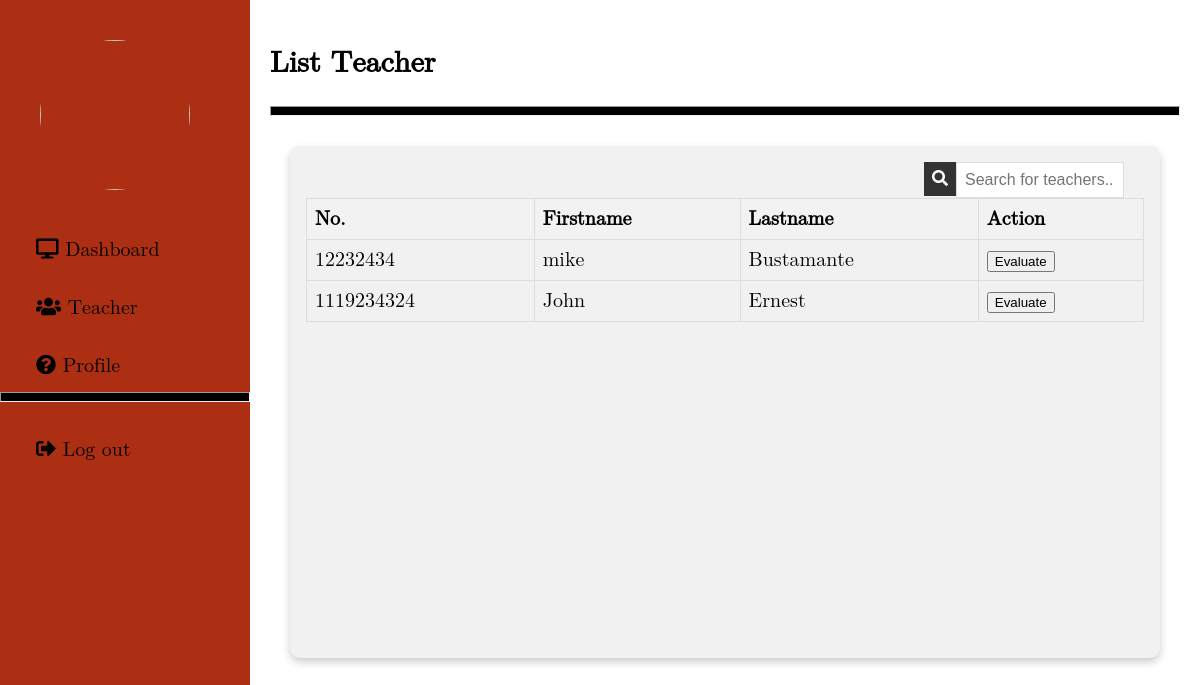
Page /student/teacher.php on the earlier database version.
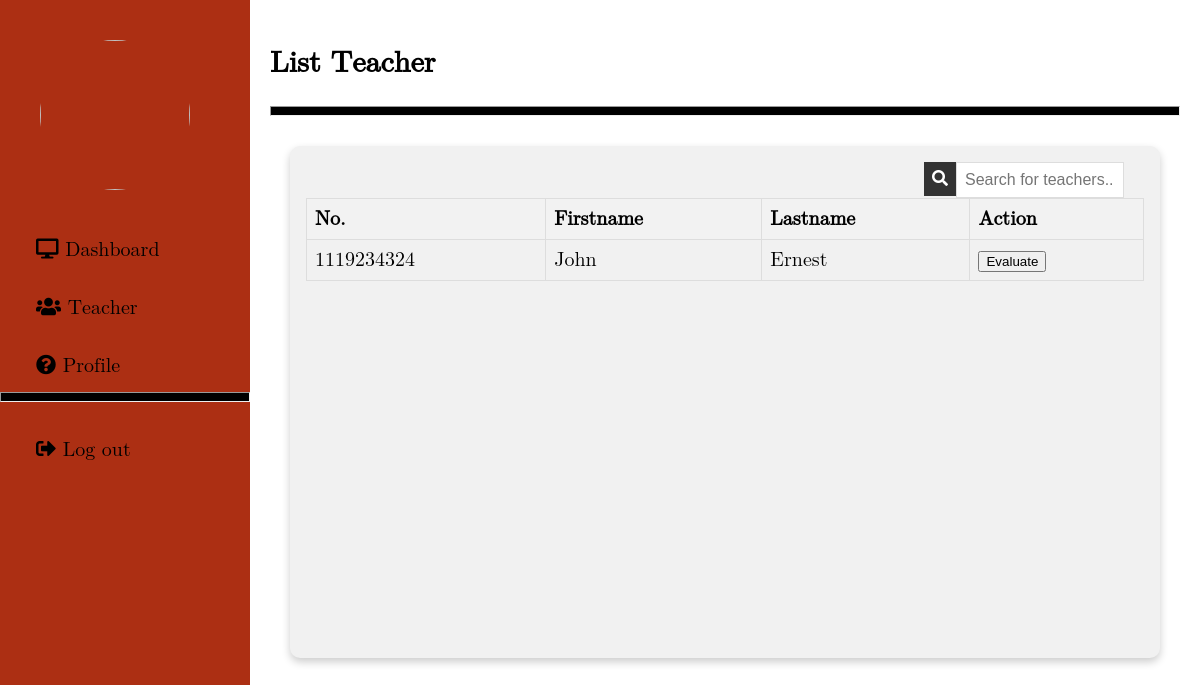
Same page on the later database version.
### tables this page shows
CREATE TABLE `teachers` (
  `T_id` int(255) NOT NULL,
  `firstname` varchar(255) NOT NULL,
  `lastname` varchar(255) NOT NULL,
  `qs_id` int(255) NOT NULL
);

### student/teacher.php (the view, shortened to what this page needs)
<!DOCTYPE html>
<html lang="en">
<head>
    <link rel="stylesheet" href="../Css/admin.css" />
    <link rel="stylesheet" href="https://cdnjs.cloudflare.com/ajax/libs/font-awesome/5.12.1/css/all.min.css" />
    <link rel="stylesheet" href="https://unicons.iconscout.com/release/v4.0.0/css/line.css" />
    <link rel="stylesheet" href="https://cdnjs.cloudflare.com/ajax/libs/font-awesome/4.7.0/css/font-awesome.min.css" />
</head>
<body>
    <?php include 'student_sidebar.php'; ?>
    <div class="main content">
        <h2>List Teacher</h2>
        <hr />
        <div class="row3">
            <div class="column3">
                <div class="card3">
                    <div class="search-container">
                        <input type="text" id="searchInput" onkeyup="searchTable()" placeholder="Search for teachers.." />
                        <button onclick="searchTable()">
                            <i class="fas fa-search"></i>
                        </button>
                    </div>
                    <table>
                        <tr>
                            <th>No.</th>
                            <th>Firstname</th>
                            <th>Lastname</th>
                            <th>Action</th>
                        </tr>
                        <tbody>
                            <?php
                                function get_teacher() {
                                    $servername = "localhost";
                                    $username = "root";
                                    $password = "";
                                    $dbname = "faculty_db";
                                    $conn = new mysqli($servername, $username, $password, $dbname);
                                    $sql = "SELECT T_id, firstname, lastname FROM teachers";
                                    $result = $conn->query($sql);
                                    $teachers = [];
                                    if ($result->num_rows > 0) {
                                        while($row = $result->fetch_assoc()) {
                                            $teachers[] = $row;
                                        }
                                    }
                                    return $teachers;
                                }
                                $teachers = get_teacher();
                                $search_name = isset($_POST['searchName']) ? $_POST['searchName'] : '';
                                $filtered_teachers = array_filter($teachers, function($teacher) use ($search_name) {
                                    return empty($search_name) || stripos($teacher['firstname'], $search_name) !== false || stripos($teacher['lastname'], $search_name) !== false;
                                });
                                if (!empty($filtered_teachers)) {
                                    foreach ($filtered_teachers as $teacher) {
                                        echo "<tr>";
                                        echo "<td>" . htmlspecialchars($teacher['T_id']) . "</td>";
                                        echo "<td>" . htmlspecialchars($teacher['firstname']) . "</td>";
                                        echo "<td>" . htmlspecialchars($teacher['lastname']) . "</td>";
                                        echo "<td>
                                            <form style='display:inline;' method='POST' action='Evaluate.php'>
                                                <input type='hidden' name='teacher_id' value='" . htmlspecialchars($teacher['T_id']) . "'>
                                                <button type='submit' class='viewrec'>Evaluate</button>
                                            </form>
                                        </td>";
                                        echo "</tr>";
                                    }
                                } else {
                                    echo "<tr><td colspan='4'>No teachers found</td></tr>";
                                }
                            ?>
                        </tbody>
                    </table>
                </div>
            </div>
        </div>
    </div>
</body>
</html>

Differences in the rows shown:
removed teachers: T_id "12232434", firstname "mike", lastname "Bustamante"
